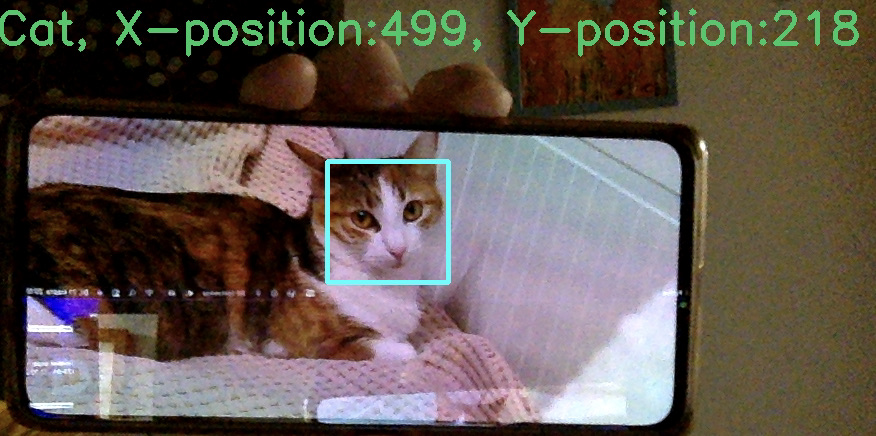
#> input picture 98AB6841-4D2D-4D00-B1C3-08918F8B61C7_1_201_a.jpeg, 876 x 436 px, given in place of the camera
$ python catDetectFace.py
#> lines starting #> are read from the running program, lines starting #| are printed output that depends on the picture; after the words box and inside, x2 and y2 are one past the last pixel; in counts of white or black regions, pixels touching at a corner belong together
import os.path
import keyboard
import cv2


count = 0
img = cv2.VideoCapture(0)


while True:
    _, img_ = img.read()
#> img_ is the input picture: shape (436, 876, 3); mean B, G, R 81.4, 87.7, 98.3
    cv2.resize(img_, (1600, 1600))
    upperBody_cascade = cv2.CascadeClassifier(cv2.data.haarcascades + 'haarcascade_frontalcatface.xml')
    gray = cv2.cvtColor(img_, cv2.COLOR_BGR2GRAY)
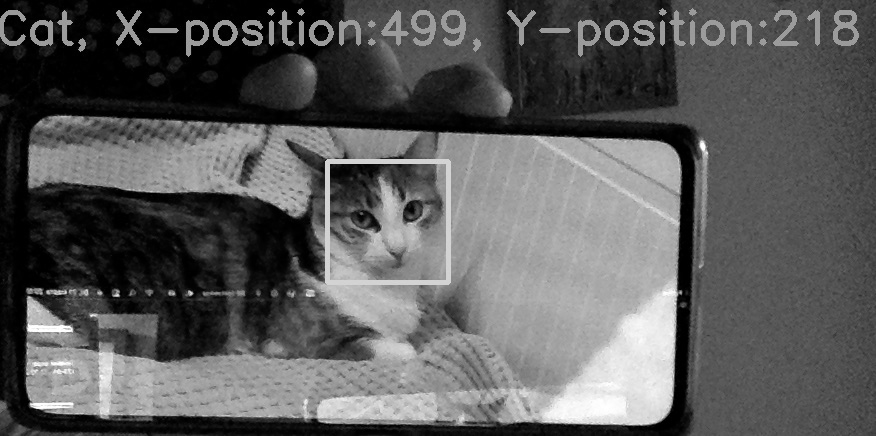
#> gray: shape (436, 876); min 0, max 255, mean 90.1
    polygon = upperBody_cascade.detectMultiScale(gray,
                                                 scaleFactor=1.2,
                                                 minNeighbors=5,
                                                 minSize=(10, 10),
                                                 )
#> polygon = [[333, 164, 113, 113]]

    for x, y, w, h in polygon:

        cv2.putText(img_, 'Animal:Cat, X-position:{}, Y-position:{}'.format(x, y, w, h), (0, 100),
                    cv2.FONT_HERSHEY_SIMPLEX, 1.5, (100, 200, 0), 4, 4)

        if not any(polygon[0]):
            continue
        else:
            cv2.rectangle(img_, (x, y), (x + w,  y + h), (260, 255, 10), 3)
#> this loop made 1 pass
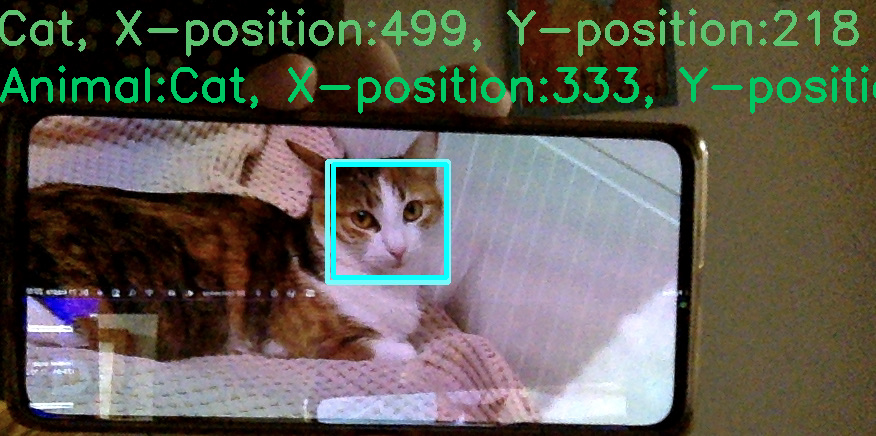
#> img_: shape (436, 876, 3); 2.93% of pixels changed, all inside (x1, y1, x2, y2) = (0, 65, 876, 280)

    cv2.imshow('image', img_)
    cv2.waitKey(1)
    if keyboard.is_pressed('enter'):

        count += 1
        # If file already exist.
        if os.path.exists('opencv_camera{}.png'.format(count)):
            count += 1
        cv2.imwrite('opencv_camera{}.png'.format(count), img_, [cv2.COLOR_BAYER_BG2BGR, 100])

    if keyboard.is_pressed('esc'):
#> (key esc is pressed here)
        break
